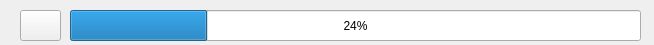
<?xml version="1.0" encoding="UTF-8"?>
<ui version="4.0">
 <class>Form</class>
 <widget class="QWidget" name="Form">
  <property name="geometry">
   <rect>
    <x>0</x>
    <y>0</y>
    <width>654</width>
    <height>45</height>
   </rect>
  </property>
  <property name="windowTitle">
   <string>Form</string>
  </property>
  <widget class="QPushButton" name="pushButton">
   <property name="geometry">
    <rect>
     <x>20</x>
     <y>10</y>
     <width>41</width>
     <height>31</height>
    </rect>
   </property>
   <property name="text">
    <string/>
   </property>
  </widget>
  <widget class="QProgressBar" name="progressBar">
   <property name="geometry">
    <rect>
     <x>70</x>
     <y>10</y>
     <width>571</width>
     <height>31</height>
    </rect>
   </property>
   <property name="value">
    <number>24</number>
   </property>
  </widget>
 </widget>
 <resources/>
 <connections/>
</ui>
